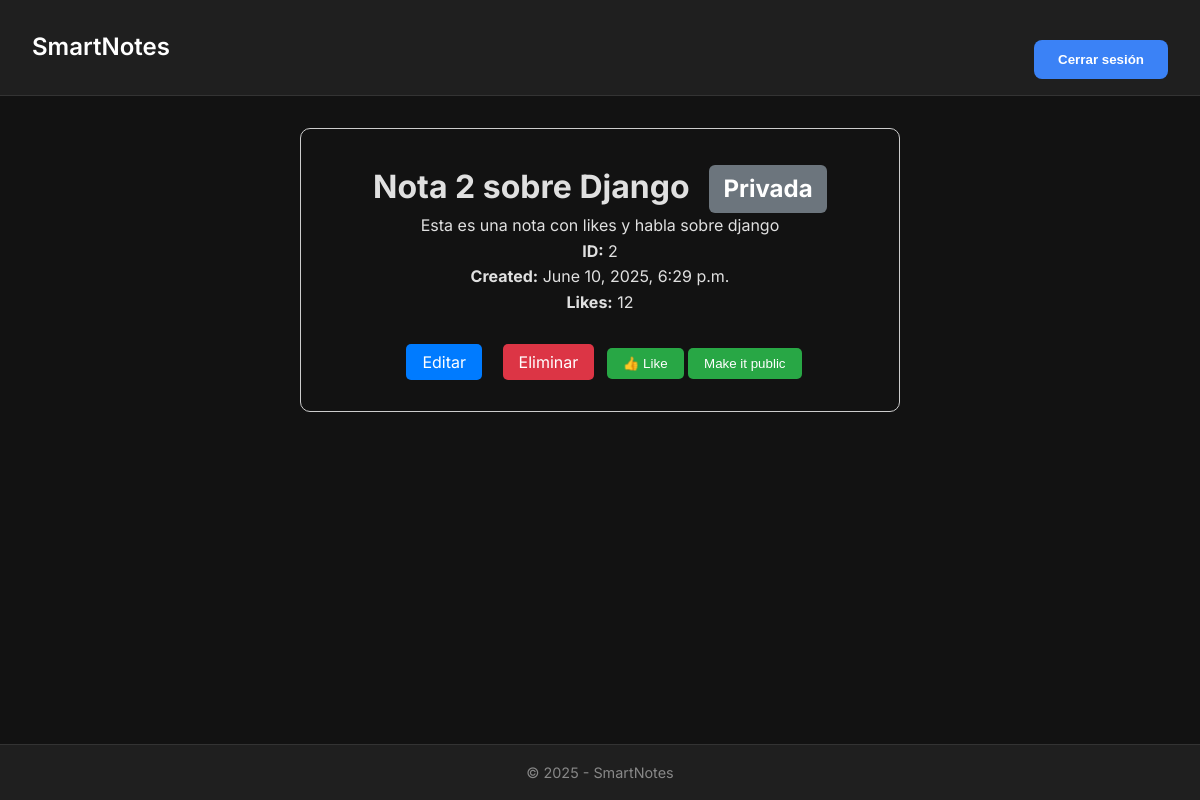
/smart/notes/2 (signed in), run on an earlier commit of the app's database.
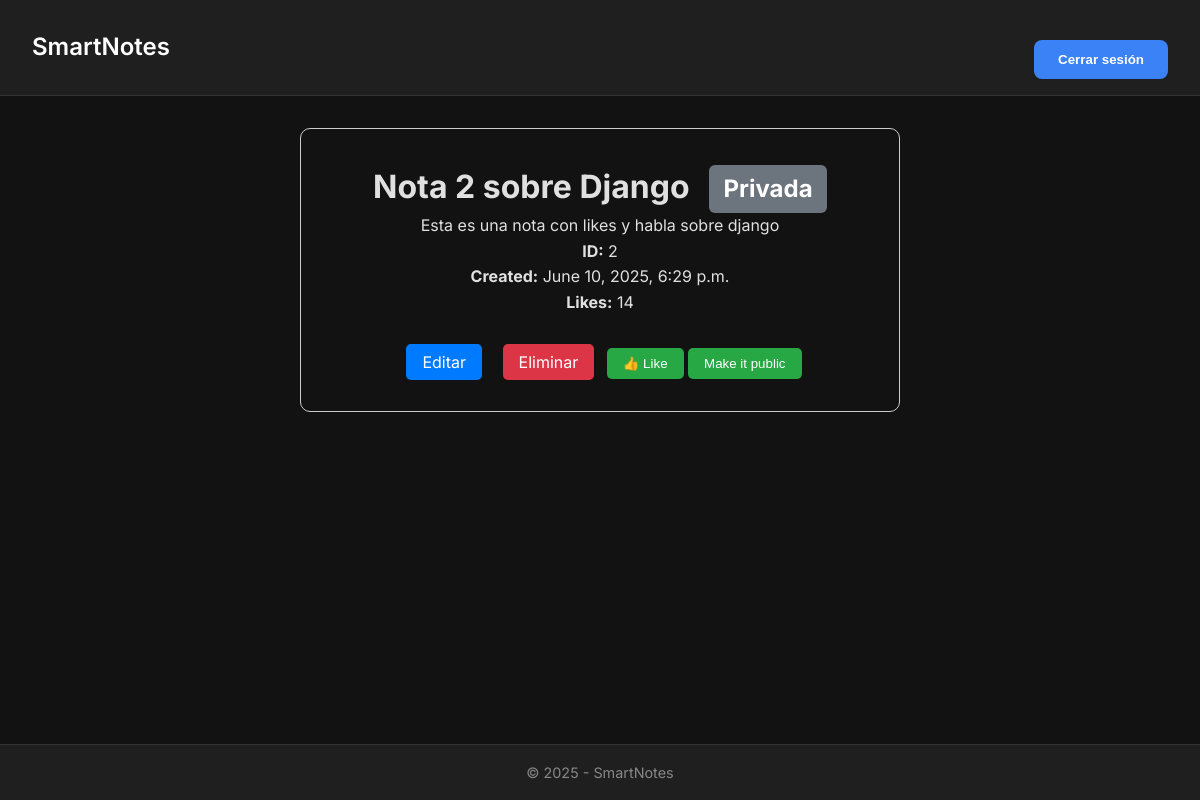
And on a later commit of the database.
### notes/models.py (models this page shows)
class Notes(models.Model):
    title = models.CharField(max_length=200)
    text = models.TextField()
    created = models.DateTimeField(auto_now_add=True)
    likes = models.PositiveSmallIntegerField(default=0)
    user = models.ForeignKey(User, on_delete=models.CASCADE, related_name="notes")
    public = models.BooleanField(default=False)

### notes/views.py (the view)
# urls.py: path('notes/<int:pk>', views.NotesDetailView.as_view(), name="notes.name"),
class NotesDetailView(DetailView):
    model = Notes
    context_object_name = 'note'
    template_name = 'notes/notes_detail.html'
    def get_object(self, queryset=None):
        note = get_object_or_404(Notes, pk=self.kwargs.get('pk'))
        user = self.request.user
        if note.public or (user.is_authenticated and note.user == user):
            return note
        raise Http404("This note is not available")

### notes/templates/notes/notes_detail.html (shortened to what this page needs)
{% extends "base.html" %}
{% block content %}
    <div style="text-align: center; max-width: 600px; margin: auto; padding: 2rem; border: 1px solid #ccc; border-radius: 10px;">
        {% if not note %}
            <p style="color: red;">Error: Note not found!</p>
        {% else %}
            <h1>
                {{ note.title }}
                <span class="badge {% if note.public %}badge-public{% else %}badge-private{% endif %}">
                    {% if note.public %}Pública{% else %}Privada{% endif %}
                </span>
            </h1>
            <p>{{ note.text }}</p>
            <p><strong>ID:</strong> {{ note.pk }}</p>
            <p><strong>Created:</strong> {{ note.created }}</p>
            <p><strong>Likes:</strong> {{ note.likes }}</p>
            <div style="margin-top: 2rem;">
                <a href="{% url 'notes.update' note.pk %}" style="padding: 0.5rem 1rem; background-color: #007bff; color: white; text-decoration: none; border-radius: 5px; margin: 0.5rem;">Editar</a>
                <a href="{% url 'notes.delete' note.pk %}" style="padding: 0.5rem 1rem; background-color: #dc3545; color: white; text-decoration: none; border-radius: 5px; margin: 0.5rem;">Eliminar</a>
                <form method="POST" action="{% url 'notes.like' note.pk %}" style="display: inline;">
                    <button type="submit" style="padding: 0.5rem 1rem; background-color: #28a745; color: white; border: none; border-radius: 5px; cursor: pointer;">
                        👍 Like
                    </button>
                </form>
                <form method="POST" action="{% url 'notes.change_visibility' note.pk %}" style="display: inline;">
                    <button type="submit" style="padding: 0.5rem 1rem; background-color: #28a745; color: white; border: none; border-radius: 5px; cursor: pointer;">
                        {%if note.public %}
                            Make it private
                        {% else %}
                            Make it public
                        {% endif %}
                    </button>
                </form>
            </div>
        {% endif %}
    </div>
{% endblock %}

What changed in the data, as far as the page shows it:
changed Notes "Nota 2 sobre Django": likes "12" → "14"
